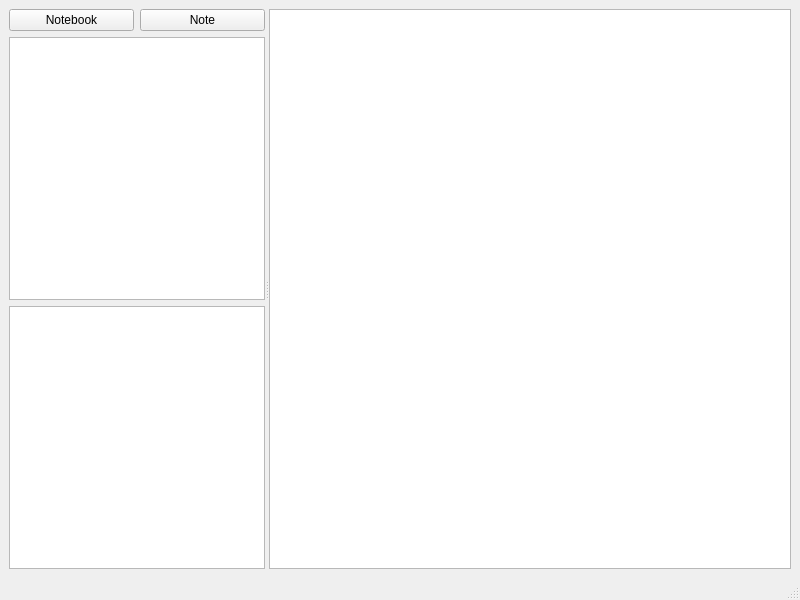
<?xml version="1.0" encoding="UTF-8"?>
<ui version="4.0">
 <class>List</class>
 <widget class="QMainWindow" name="List">
  <property name="geometry">
   <rect>
    <x>0</x>
    <y>0</y>
    <width>800</width>
    <height>600</height>
   </rect>
  </property>
  <property name="windowTitle">
   <string>MainWindow</string>
  </property>
  <widget class="QWidget" name="centralwidget">
   <layout class="QHBoxLayout" name="horizontalLayout">
    <item>
     <widget class="QSplitter" name="splitter">
      <property name="orientation">
       <enum>Qt::Horizontal</enum>
      </property>
      <property name="childrenCollapsible">
       <bool>false</bool>
      </property>
      <widget class="QWidget" name="layoutWidget">
       <layout class="QVBoxLayout" name="verticalLayout_2">
        <property name="sizeConstraint">
         <enum>QLayout::SetMinimumSize</enum>
        </property>
        <item>
         <layout class="QHBoxLayout" name="horizontalLayout_2">
          <property name="sizeConstraint">
           <enum>QLayout::SetMinimumSize</enum>
          </property>
          <item>
           <widget class="QPushButton" name="newNotebookBtn">
            <property name="toolTip">
             <string>Create Notebook</string>
            </property>
            <property name="text">
             <string>Notebook</string>
            </property>
           </widget>
          </item>
          <item>
           <widget class="QPushButton" name="newNoteBtn">
            <property name="toolTip">
             <string>Create Note</string>
            </property>
            <property name="text">
             <string>Note</string>
            </property>
           </widget>
          </item>
         </layout>
        </item>
        <item>
         <widget class="EverpadTreeView" name="notebooksList">
          <property name="sizePolicy">
           <sizepolicy hsizetype="Preferred" vsizetype="Expanding">
            <horstretch>0</horstretch>
            <verstretch>0</verstretch>
           </sizepolicy>
          </property>
          <property name="minimumSize">
           <size>
            <width>200</width>
            <height>0</height>
           </size>
          </property>
          <property name="editTriggers">
           <set>QAbstractItemView::NoEditTriggers</set>
          </property>
          <property name="headerHidden">
           <bool>true</bool>
          </property>
         </widget>
        </item>
        <item>
         <widget class="EverpadTreeView" name="tagsList">
          <property name="sizePolicy">
           <sizepolicy hsizetype="Preferred" vsizetype="Expanding">
            <horstretch>0</horstretch>
            <verstretch>0</verstretch>
           </sizepolicy>
          </property>
          <property name="minimumSize">
           <size>
            <width>200</width>
            <height>0</height>
           </size>
          </property>
          <property name="editTriggers">
           <set>QAbstractItemView::NoEditTriggers</set>
          </property>
          <property name="headerHidden">
           <bool>true</bool>
          </property>
         </widget>
        </item>
       </layout>
      </widget>
      <widget class="EverpadTreeView" name="notesList">
       <property name="sizePolicy">
        <sizepolicy hsizetype="Expanding" vsizetype="Expanding">
         <horstretch>1</horstretch>
         <verstretch>0</verstretch>
        </sizepolicy>
       </property>
       <property name="minimumSize">
        <size>
         <width>300</width>
         <height>0</height>
        </size>
       </property>
       <property name="editTriggers">
        <set>QAbstractItemView::NoEditTriggers</set>
       </property>
       <property name="sortingEnabled">
        <bool>true</bool>
       </property>
       <attribute name="headerDefaultSectionSize">
        <number>200</number>
       </attribute>
       <attribute name="headerShowSortIndicator" stdset="0">
        <bool>true</bool>
       </attribute>
      </widget>
     </widget>
    </item>
   </layout>
  </widget>
  <widget class="QMenuBar" name="menubar">
   <property name="geometry">
    <rect>
     <x>0</x>
     <y>0</y>
     <width>800</width>
     <height>20</height>
    </rect>
   </property>
  </widget>
  <widget class="QStatusBar" name="statusbar"/>
 </widget>
 <customwidgets>
  <customwidget>
   <class>EverpadTreeView</class>
   <extends>QTreeView</extends>
   <header>everpad/pad/treeview</header>
  </customwidget>
 </customwidgets>
 <resources/>
 <connections/>
</ui>
